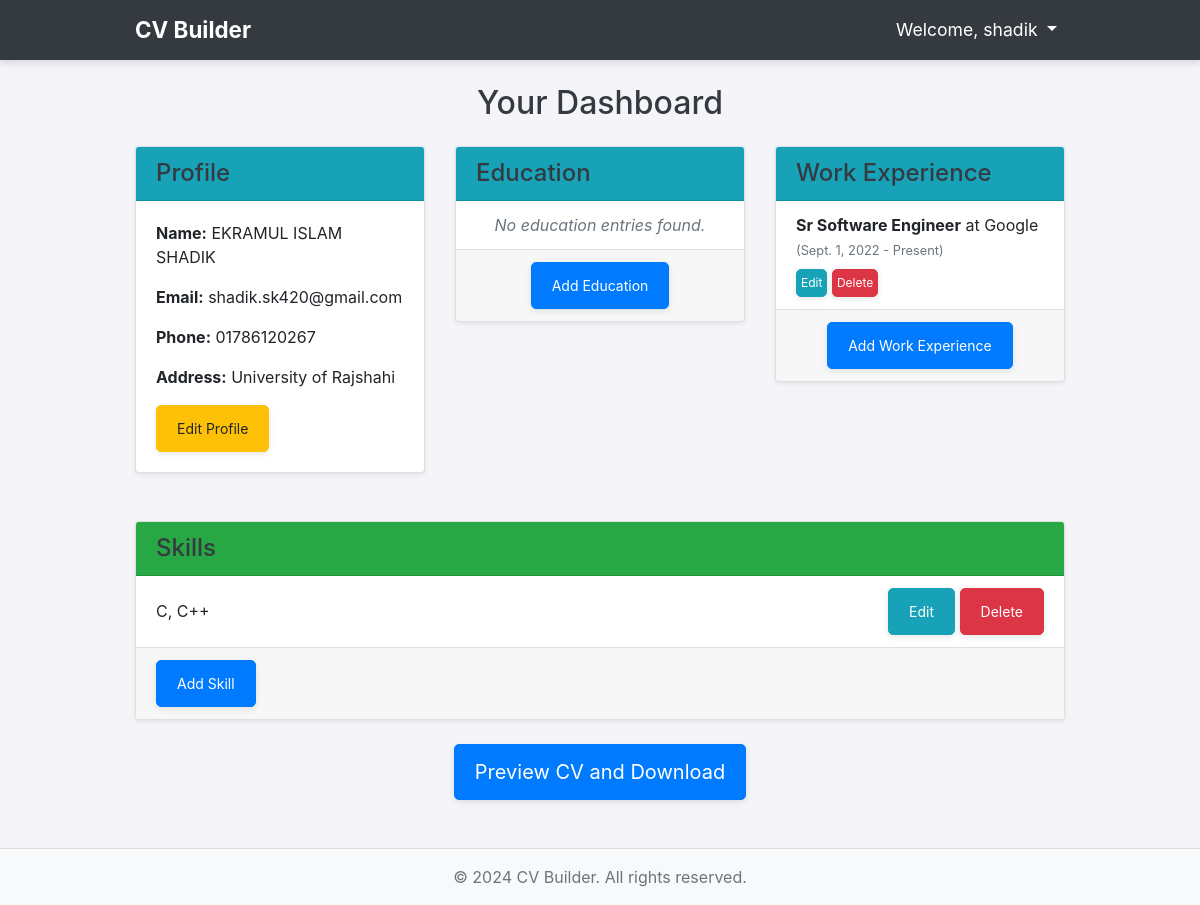
Page /dashboard/ (signed in) on the earlier database version.
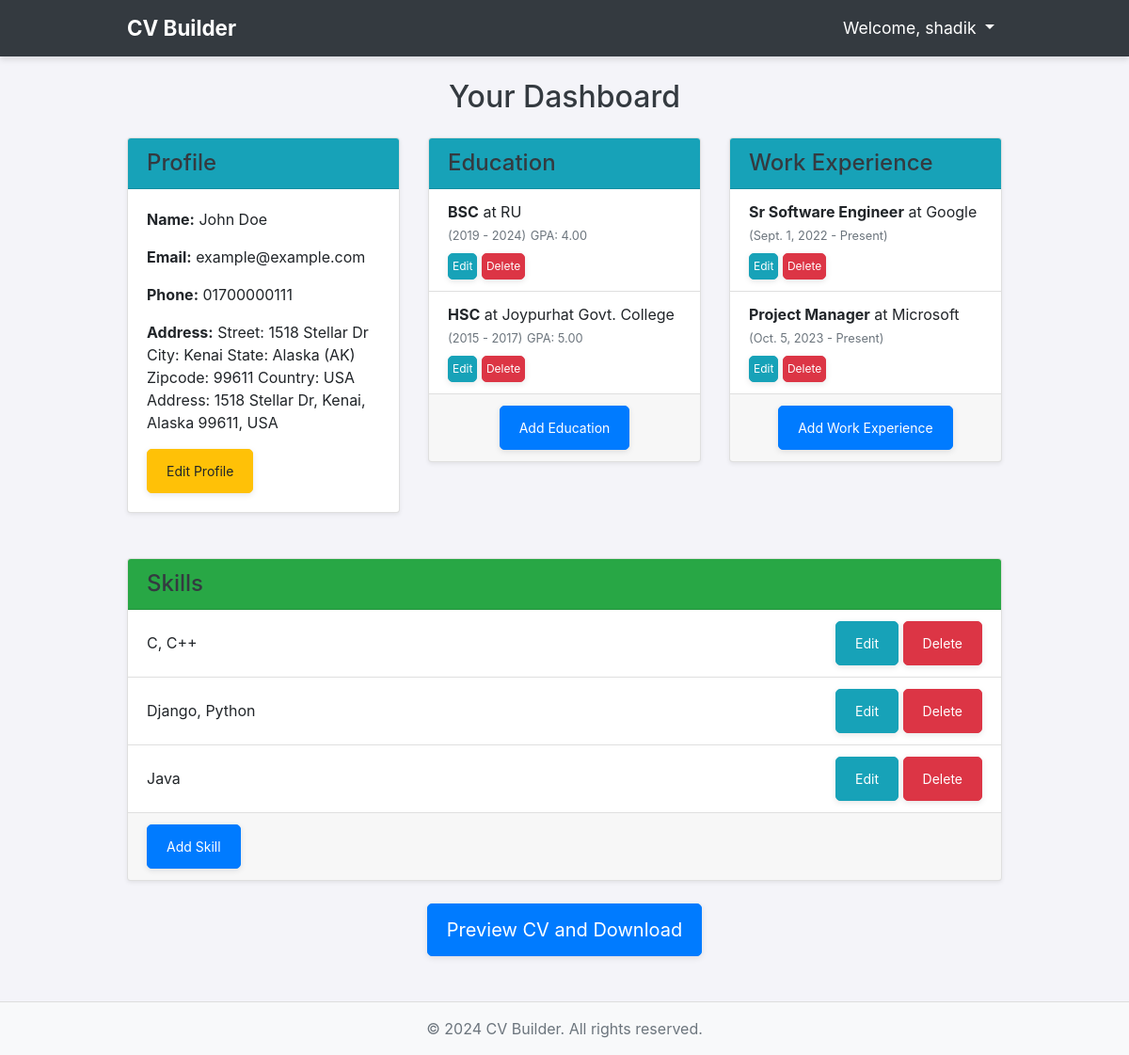
Same page on the later database version.
### cvs/models.py (models this page shows, shortened)
class Profile(models.Model):
    user = models.OneToOneField(User, on_delete=models.CASCADE)
    full_name = models.CharField(max_length=100)
    image_url = models.URLField(blank=True, null=True)  # URL or path for profile image
    contact_email = models.EmailField()
    phone_number = models.CharField(max_length=15)
    address = models.TextField(blank=True)
    career_objective = models.TextField(blank=True)  # Add career objective
    image = models.ImageField(upload_to='profile_pics/', blank=True, null=True)  # Image field for file upload

class WorkExperience(models.Model):
    profile = models.ForeignKey(Profile, on_delete=models.CASCADE)
    job_title = models.CharField(max_length=100)
    company = models.CharField(max_length=200)
    start_date = models.DateField()  # Job start date
    end_date = models.DateField(blank=True, null=True)  # End date can be null
    responsibilities = models.TextField()  # List of job responsibilities

class Skill(models.Model):
    profile = models.ForeignKey(Profile, on_delete=models.CASCADE)
    skill_name = models.CharField(max_length=100)
    proficiency = models.PositiveIntegerField(default=80)  # Proficiency in percentage, default 80%

class Education(models.Model):
    profile = models.ForeignKey(Profile, on_delete=models.CASCADE)
    degree = models.CharField(max_length=100)
    institution = models.CharField(max_length=200)
    start_year = models.CharField(max_length=4)
    end_year = models.CharField(max_length=4, blank=True)
    gpa = models.DecimalField(max_digits=4, decimal_places=2, blank=True, null=True)  # GPA field added

### cvs/views.py (the view)
# urls.py: path('dashboard/', views.dashboard, name='dashboard'),
@login_required
def dashboard(request):
    try:
        profile = get_object_or_404(Profile, user=request.user)
    except Profile.DoesNotExist:
        messages.error(request, 'Profile does not exist. Please create a profile first.')
        return redirect('edit_profile')  # Adjust the redirect to your edit/create profile view
    educations = Education.objects.filter(profile=profile)
    experiences = WorkExperience.objects.filter(profile=profile)
    skills = Skill.objects.filter(profile=profile)
    context = {
        'profile': profile,
        'educations': educations,
        'experiences': experiences,
        'skills': skills
    }
    return render(request, 'cvs/dashboard.html', context)

### cvs/templates/cvs/dashboard.html (shortened to what this page needs)
{% extends 'cvs/base.html' %}
{% block content %}
<div class="mt-4">
  <h2 class="text-center mb-4">Your Dashboard</h2>
  <div class="row">
    <div class="col-md-4 mb-4">
      <div class="card shadow-sm">
        <div class="card-header bg-info text-white">
          <h4 class="mb-0">Profile</h4>
        </div>
        <div class="card-body">
          <p><strong>Name:</strong> {{ profile.full_name }}</p>
          <p><strong>Email:</strong> {{ profile.contact_email }}</p>
          <p><strong>Phone:</strong> {{ profile.phone_number }}</p>
          <p><strong>Address:</strong> {{ profile.address }}</p>
          <a href="{% url 'cvs:edit_profile' %}" class="btn btn-sm btn-warning">Edit Profile</a>
        </div>
      </div>
    </div>
<div class="col-md-4 mb-4">
  <div class="card shadow-sm">
    <div class="card-header bg-info text-white">
      <h4 class="mb-0">Education</h4>
    </div>
    <ul class="list-group list-group-flush">
      {% for edu in educations %}
      <li class="list-group-item">
        <div>
          <strong>{{ edu.degree }}</strong> at {{ edu.institution }}<br />
          <small class="text-muted">({{ edu.start_year }} - {{ edu.end_year }})</small>
          {% if edu.gpa %}
          <small class="text-muted">GPA: {{ edu.gpa }}</small>
          {% endif %}
        </div>
        <div class="mt-2">
          <a href="{% url 'cvs:edit_education' edu.id %}" class="btn btn-sm btn-info me-1 p-1" data-toggle="tooltip" title="Edit Education" style="font-size: 0.75rem;">
            Edit
          </a>
          <a href="{% url 'cvs:delete_education' edu.id %}" class="btn btn-sm btn-danger p-1" data-toggle="tooltip" title="Delete Education" style="font-size: 0.75rem;">
            Delete
          </a>
        </div>
      </li>
      {% empty %}
      <li class="list-group-item text-center">
        <span class="font-italic text-secondary">No education entries found.</span>
      </li>
      {% endfor %}
    </ul>
    <div class="card-footer text-center">
      <a href="{% url 'cvs:add_education' %}" class="btn btn-sm btn-primary">Add Education</a>
    </div>
  </div>
</div>
<div class="col-md-4 mb-4">
  <div class="card shadow-sm">
    <div class="card-header bg-info text-white">
      <h4 class="mb-0">Work Experience</h4>
    </div>
    <ul class="list-group list-group-flush">
      {% for exp in experiences %}
      <li class="list-group-item">
        <div>
          <strong>{{ exp.job_title }}</strong> at {{ exp.company }}<br />
          <small class="text-muted">({{ exp.start_date }} - {{ exp.end_date|default:"Present" }})</small>
        </div>
        <div class="mt-2">
          <a href="{% url 'cvs:edit_work_experience' exp.id %}" class="btn btn-sm btn-info me-1 p-1" data-toggle="tooltip" title="Edit Work Experience" style="font-size: 0.75rem;">
            Edit
          </a>
          <a href="{% url 'cvs:delete_work_experience' exp.id %}" class="btn btn-sm btn-danger p-1" data-toggle="tooltip" title="Delete Work Experience" style="font-size: 0.75rem;">
            Delete
          </a>
        </div>
      </li>
      {% empty %}
      <li class="list-group-item text-center">
        <span class="font-italic text-secondary">No work experience entries found.</span>
      </li>
      {% endfor %}
    </ul>
    <div class="card-footer text-center">
      <a href="{% url 'cvs:add_work_experience' %}" class="btn btn-sm btn-primary">Add Work Experience</a>
    </div>
  </div>
</div>
  </div>
  <div class="card shadow-sm mt-4">
    <div class="card-header bg-success text-white">
      <h4 class="mb-0">Skills</h4>
    </div>
    <ul class="list-group list-group-flush">
      {% for skill in skills %}
      <li class="list-group-item d-flex justify-content-between align-items-center">
        {{ skill.skill_name }}
        <span>
          <a href="{% url 'cvs:edit_skill' skill.id %}" class="btn btn-sm btn-info">Edit</a>
          <a href="{% url 'cvs:delete_skill' skill.id %}" class="btn btn-sm btn-danger">Delete</a>
        </span>
      </li>
      {% empty %}
      <li class="list-group-item text-center">No skills found.</li>
      {% endfor %}
    </ul>
    <div class="card-footer">
      <a href="{% url 'cvs:add_skill' %}" class="btn btn-sm btn-primary">Add Skill</a>
    </div>
  </div>
  <div class="text-center mt-4">
    <a href="{% url 'cvs:resume' %}" class="btn btn-lg btn-primary">Preview CV and Download</a>
  </div>
</div>
{% endblock %}

### cvs/templates/cvs/base.html (shortened to what this page needs)
{% load static %}
<!DOCTYPE html>
<html lang="en">
  <head>
    <link
      href="https://cdn.jsdelivr.net/npm/bootstrap@4.6.0/dist/css/bootstrap.min.css"
      rel="stylesheet"
    />
    <link href="{% static 'css/styles.css' %}" rel="stylesheet" />
  </head>
  <body>
    <nav class="navbar navbar-expand-lg navbar-dark bg-dark">
      <div class="container">
        <a class="navbar-brand" href="{% url 'cvs:home' %}">
          CV Builder
        </a>
        <div class="collapse navbar-collapse" id="navbarNav">
          <ul class="navbar-nav ml-auto">
            {% if user.is_authenticated %}
            <li class="nav-item dropdown">
              <a class="nav-link dropdown-toggle" href="#" id="navbarDropdown" role="button" data-toggle="dropdown" aria-haspopup="true" aria-expanded="false">
                Welcome, {{ user.username }}
              </a>
            </li>
            {% endif %}
          </ul>
        </div>
      </div>
    </nav>
    <div class="container">{% block content %} {% endblock %}</div>
    <footer class="footer bg-light text-center py-3 mt-5">
      <div class="container">
        <span class="text-muted"
          >&copy; 2024 CV Builder. All rights reserved.</span
        >
      </div>
    </footer>
  </body>
</html>

### cvs/static/css/styles.css (style rules this page uses)
body { background-color: #f8f9fa; }
h1, h2, h3, h4, h5, h6 { color: #343a40; }
.navbar { font-size: 1.1rem; }
.navbar-brand { font-size: 1.5rem; }
.footer { border-top: 1px solid #ddd; }
.container { max-width: 960px; }
.btn { padding: 0.75rem 1.25rem; border-radius: 5px; }
body { background-color: #f4f4f9; }
.navbar { font-size: 1.1rem; box-shadow: 0 4px 6px rgba(0, 0, 0, 0.1); }
.navbar-brand { font-size: 1.4rem; font-weight: bold; color: #fff; }
.nav-link { color: #fff !important; transition: color 0.3s; }
.footer { background-color: #343a40; color: #adb5bd; padding: 1rem 0; }
.footer span { color: #adb5bd; }
.card-header { font-weight: bold; font-size: 1.1rem; }
.btn { box-shadow: 0 2px 6px rgba(0, 0, 0, 0.1); }
.list-group-item { transition: background-color 0.3s ease; }

Differences in the rows shown:
changed Profile: full_name "EKRAMUL ISLAM SHADIK" → "John Doe"; contact_email "shadik.sk420@gmail.com" → "example@example.com"; phone_number "01786120267" → "01700000111"; address "University of Rajshahi" → "Street: 1518 Stellar Dr City: Kenai State: Alaska (AK) Zipcode: 99611 Country: USA Address: 1518 Stellar Dr, Kenai, Alaska 99611, USA"
added Education: degree "BSC", institution "RU", start_year "2019", end_year "2024", gpa "4.00"
added Education: degree "HSC", institution "Joypurhat Govt. College", start_year "2015", end_year "2017", gpa "5.00"
added WorkExperience: job_title "Project Manager", company "Microsoft", start_date "Oct. 5, 2023", end_date "Present"
added Skill: skill_name "Django, Python"
added Skill: skill_name "Java"
Other differences:
text no longer shown: "No education entries found."
